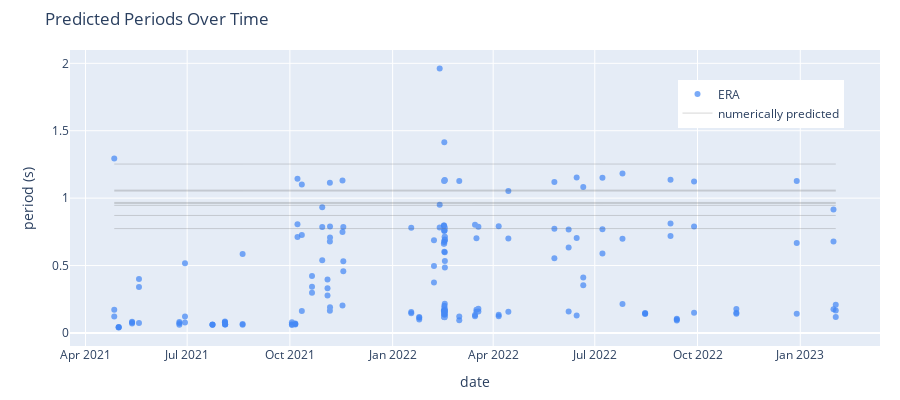

Write notebook code for a chart like this one.
### Code cell
import plotly.graph_objects as go

with open('periods_allevents.dat', 'rb') as f:
    full_periods = pickle.load(f)

opsperiods = np.loadtxt("./hwd_ops_impulse/PeriodsPostG.txt")
cgsperiods = full_periods[:,35,0,:]
print(cgsperiods.shape)
n_events = cgsperiods.shape[0]

cgsdf = pd.concat((df(full_event_dates),df(cgsperiods)), axis=1)
cgsdf.columns = ["date", "mode 1", "mode 2", "mode 3"]
cgsdf.sort_values(by=["date"], inplace=True)
cgsdf = cgsdf[cgsdf["date"]!=("2022-12-13T21:40:00")]
cgsdf.head()

fig = go.Figure()
fig.add_scatter(x=cgsdf["date"], y=cgsdf["mode 1"], mode='markers', line_color='#4287f5', opacity=0.7, name='ERA')
fig.add_scatter(x=cgsdf["date"], y=cgsdf["mode 2"], mode='markers', line_color='#4287f5', opacity=0.7, name='ERA', showlegend=False)
fig.add_scatter(x=cgsdf["date"], y=cgsdf["mode 3"], mode='markers', line_color='#4287f5', opacity=0.7, name='ERA', showlegend=False)
fig.add_scatter(x=cgsdf["date"], y=opsperiods[0]*np.ones(n_events), line_color='#616161', line_width=0.5, opacity=0.5, name='numerically predicted')
for i in np.arange(1,8):
    fig.add_scatter(x=cgsdf["date"], y=opsperiods[i]*np.ones(n_events), line_color='#616161', line_width=0.5, opacity=0.5, name='numerically predicted', showlegend=False)
fig.update_layout(title='Predicted Periods Over Time',
                   xaxis_title='date',
                   yaxis_title='period (s)',
                   margin=dict(l=70, r=20, t=50, b=20),
                   width=900,height=400,
                   legend=dict(x=0.75,y=0.9))
fig.show()
